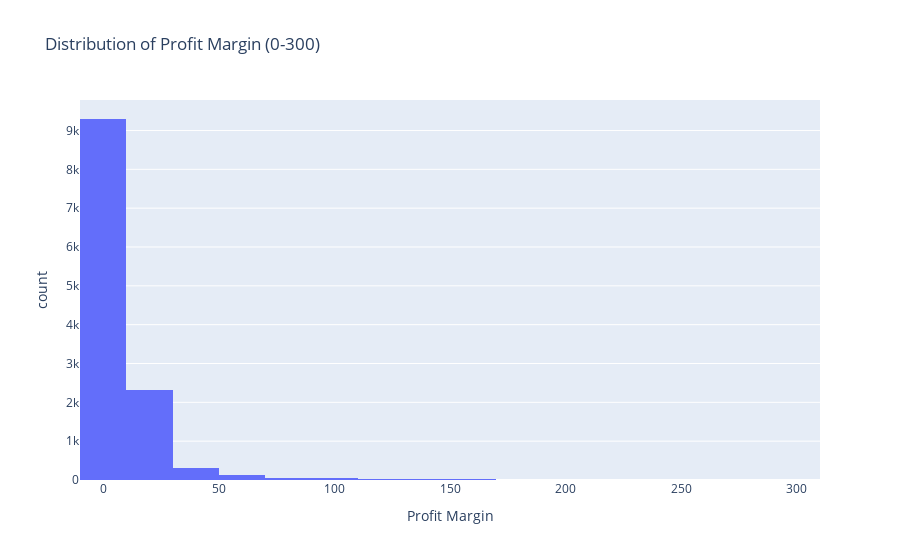

Notebook code for this chart:
### Markdown cell above
### Profitability Analysis

### Code cell
# Calculate Profit column
df['Profit'] = df['Price'] - df['PurchasePrice']

# Filter data for profit margin range from 0 to 500
df_filtered_profit = df[(df['Profit'] >= 0) & (df['Profit'] <= 300)]

# Profitability Analysis using Plotly Express
fig_profit = px.histogram(df_filtered_profit, x='Profit', nbins=20,
                          labels={'Profit': 'Profit Margin', 'count': 'Frequency'},
                          title='Distribution of Profit Margin (0-300)')
fig_profit.update_layout(showlegend=False)
fig_profit.show()

### Figure 1 — Plotly figure (JSON) as saved in the notebook; plotly's stock layout.template omitted (floating-point values rounded to 4 significant figures; data arrays with more than 128 entries replaced by an {"elided": "..."} marker saying what was removed)
{"data": [{"alignmentgroup": "True", "bingroup": "x", "hovertemplate": "Profit Margin=%{x}<br>count=%{y}<extra></extra>", "legendgroup": "", "marker": {"color": "#636efa", "pattern": {"shape": ""}}, "name": "", "nbinsx": 20, "offsetgroup": "", "orientation": "v", "showlegend": false, "type": "histogram", "x": {"elided": "12231 float values"}, "xaxis": "x", "yaxis": "y"}], "layout": {"barmode": "relative", "legend": {"tracegroupgap": 0}, "showlegend": false, "title": {"text": "Distribution of Profit Margin (0-300)"}, "xaxis": {"anchor": "y", "domain": [0, 1], "title": {"text": "Profit Margin"}}, "yaxis": {"anchor": "x", "domain": [0, 1], "title": {"text": "count"}}}}
